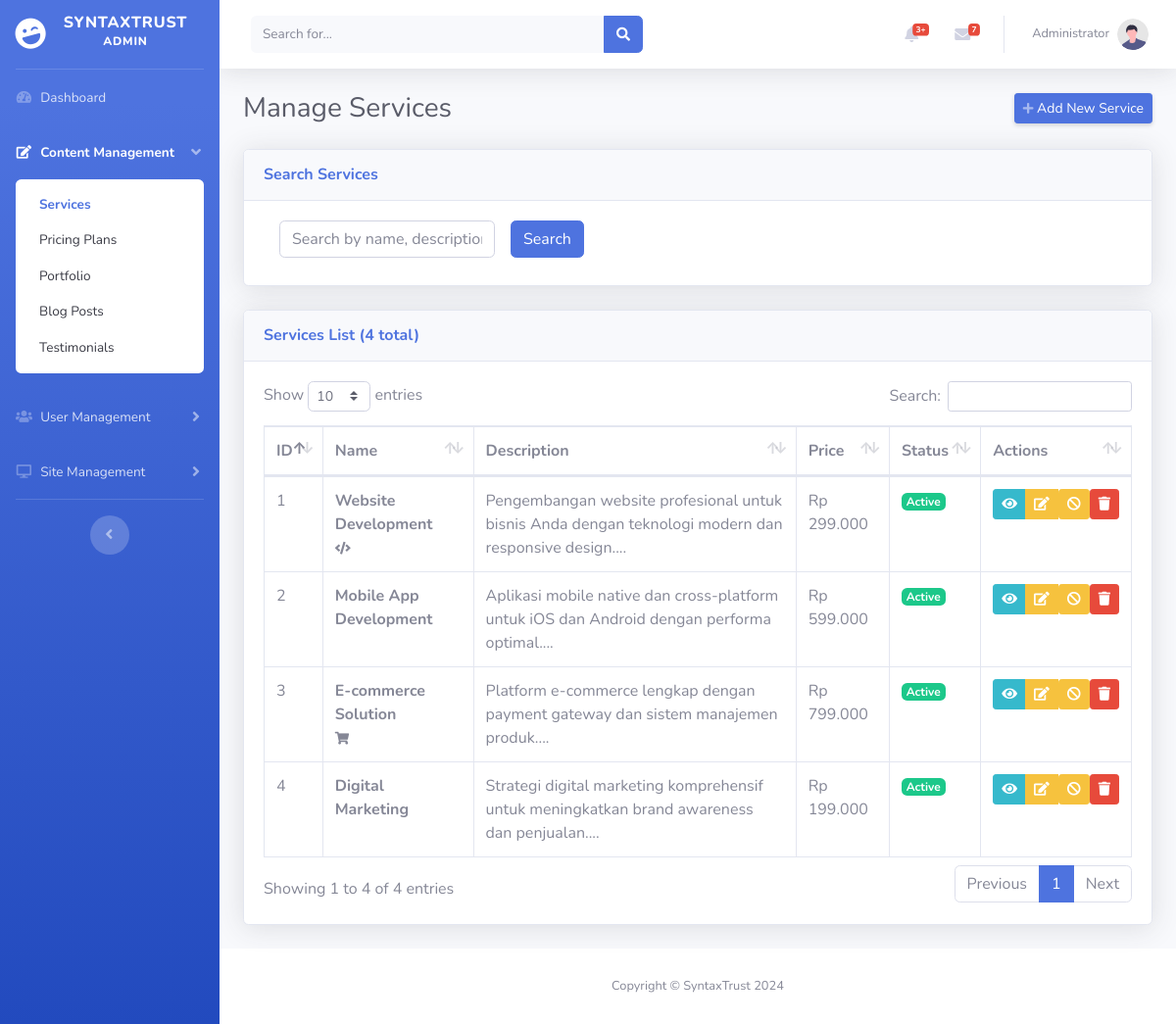
Page /admin/manage_services.php (signed in) on the earlier database version.
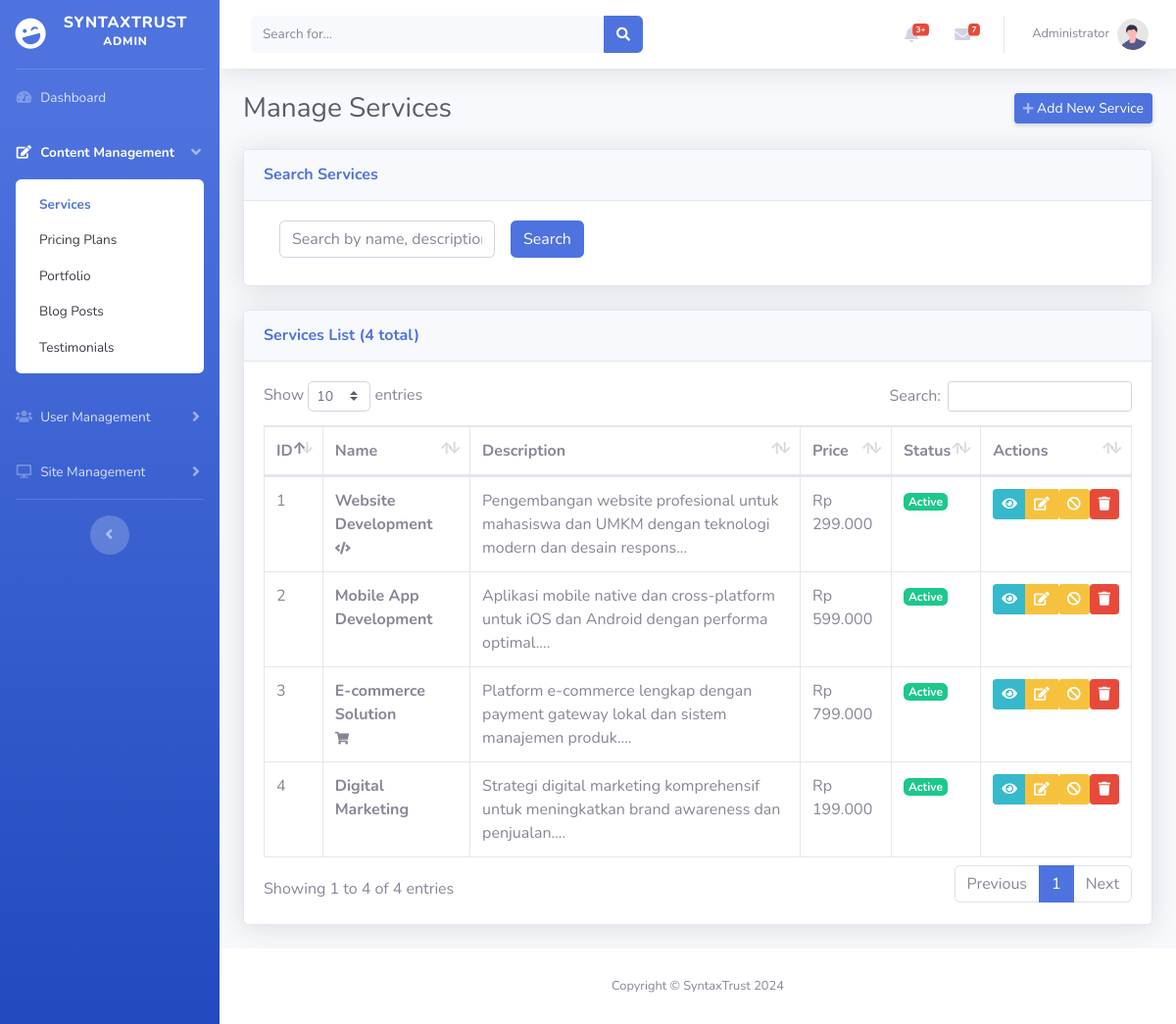
Same page on the later database version.
### tables this page shows
CREATE TABLE `services` (
  `id` int(11) NOT NULL,
  `name` varchar(100) NOT NULL,
  `description` text NOT NULL,
  `short_description` varchar(255) DEFAULT NULL,
  `icon` varchar(100) DEFAULT NULL,
  `image` varchar(255) DEFAULT NULL,
  `price` decimal(10,2) DEFAULT NULL,
  `duration` varchar(50) DEFAULT NULL,
  `features` longtext DEFAULT NULL CHECK (json_valid(`features`)),
  `is_featured` tinyint(1) DEFAULT 0,
  `is_active` tinyint(1) DEFAULT 1,
  `sort_order` int(11) DEFAULT 0,
  `created_at` timestamp NOT NULL DEFAULT current_timestamp(),
  `updated_at` timestamp NOT NULL DEFAULT current_timestamp() ON UPDATE current_timestamp()
);

### admin/manage_services.php (the view, shortened to what the changed rows need)
<?php
require_once __DIR__ . '/../config/database.php';
$page = isset($_GET['page']) ? (int)$_GET['page'] : 1;
$limit = 10;
$where_clause = "";
$params = [];
$offset = ($page - 1) * $limit;
$sql = "SELECT * FROM services $where_clause ORDER BY sort_order ASC, created_at DESC LIMIT $limit OFFSET $offset";
$stmt = $pdo->prepare($sql);
$stmt->execute($params);
$services = $stmt->fetchAll(PDO::FETCH_ASSOC);
require_once 'includes/header.php';
?>
<body id="page-top">
    <div id="wrapper">
        <div id="content-wrapper" class="d-flex flex-column">
            <div id="content">
                <div class="container-fluid">
                    <div class="d-sm-flex align-items-center justify-content-between mb-4">
                        <h1 class="h3 mb-0 text-gray-800">Manage Services</h1>
                    </div>
                    <div class="card shadow mb-4">
                        <div class="card-body">
                            <div class="table-responsive">
                                <table class="table table-bordered" id="dataTable" width="100%" cellspacing="0">
                                    <thead>
                                        <tr>
                                            <th>ID</th>
                                            <th>Name</th>
                                            <th>Description</th>
                                            <th>Price</th>
                                            <th>Status</th>
                                            <th>Actions</th>
                                        </tr>
                                    </thead>
                                    <tbody>
                                        <?php foreach ($services as $service): ?>
                                            <tr>
                                                <td><?php echo $service['id']; ?></td>
                                                <td>
                                                    <strong><?php echo htmlspecialchars($service['name']); ?></strong>
                                                    <?php if (!empty($service['icon'])): ?>
                                                        <br><small class="text-muted"><i class="fas fa-<?php echo htmlspecialchars($service['icon']); ?>"></i></small>
                                                    <?php endif; ?>
                                                </td>
                                                <td><?php echo htmlspecialchars(substr($service['description'], 0, 100) . '...'); ?></td>
                                                <td>
                                                    <?php if ($service['price'] > 0): ?>
                                                        Rp <?php echo number_format($service['price'], 0, ',', '.'); ?>
                                                    <?php else: ?>
                                                        <span class="text-muted">Custom</span>
                                                    <?php endif; ?>
                                                </td>
                                                <td>
                                                    <span class="badge badge-<?php echo $service['is_active'] ? 'success' : 'secondary'; ?>">
                                                        <?php echo $service['is_active'] ? 'Active' : 'Inactive'; ?>
                                                    </span>
                                                </td>
                                                <td>
                                                    <div class="btn-group" role="group">
                                                        <button type="button" class="btn btn-sm btn-info" data-toggle="modal" data-target="#viewServiceModal<?php echo $service['id']; ?>">
                                                            <i class="fas fa-eye"></i>
                                                        </button>
                                                        <button type="button" class="btn btn-sm btn-warning" data-toggle="modal" data-target="#editServiceModal<?php echo $service['id']; ?>">
                                                            <i class="fas fa-edit"></i>
                                                        </button>
                                                        <form method="POST" style="display: inline;" onsubmit="return confirm('Are you sure you want to toggle this service\'s status?')">
                                                            <button type="submit" name="toggle_status" class="btn btn-sm btn-<?php echo $service['is_active'] ? 'warning' : 'success'; ?>">
                                                                <i class="fas fa-<?php echo $service['is_active'] ? 'ban' : 'check'; ?>"></i>
                                                            </button>
                                                        </form>
                                                        <form method="POST" style="display: inline;" onsubmit="return confirm('Are you sure you want to delete this service? This action cannot be undone.')">
                                                            <button type="submit" name="delete_service" class="btn btn-sm btn-danger">
                                                                <i class="fas fa-trash"></i>
                                                            </button>
                                                        </form>
                                                    </div>
                                                </td>
                                            </tr>
                                        <?php endforeach; ?>
                                    </tbody>
                                </table>
                            </div>
                        </div>
                    </div>
                </div>
            </div>
        </div>
    </div>
</body>
</html>

Differences in the rows shown:
changed services "Website Development": description "Pengembangan website profesional untuk bisnis Anda dengan teknologi modern dan responsive design...." → "Pengembangan website profesional untuk mahasiswa dan UMKM dengan teknologi modern dan desain respons..."
changed services "E-commerce Solution": description "Platform e-commerce lengkap dengan payment gateway dan sistem manajemen produk...." → "Platform e-commerce lengkap dengan payment gateway lokal dan sistem manajemen produk...."
